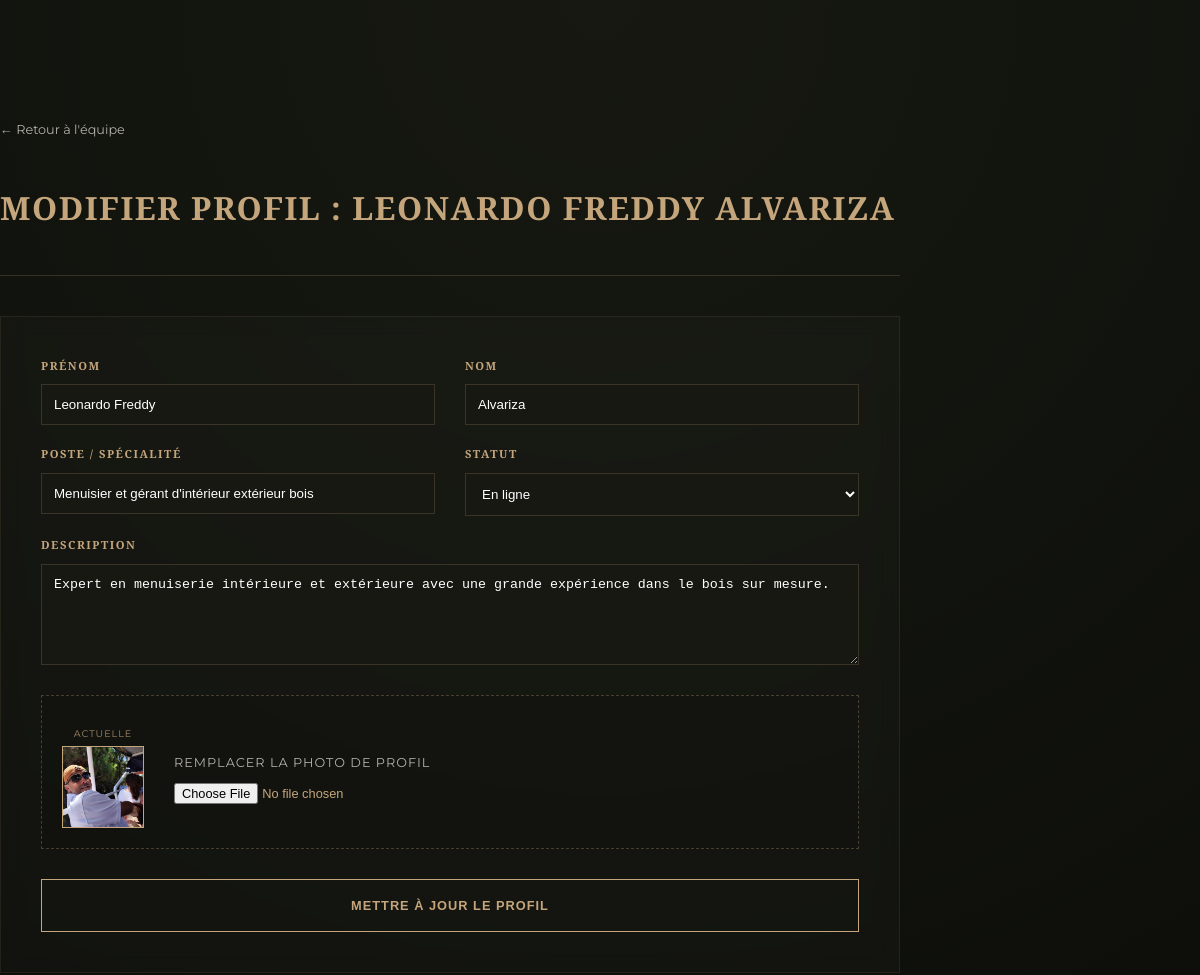
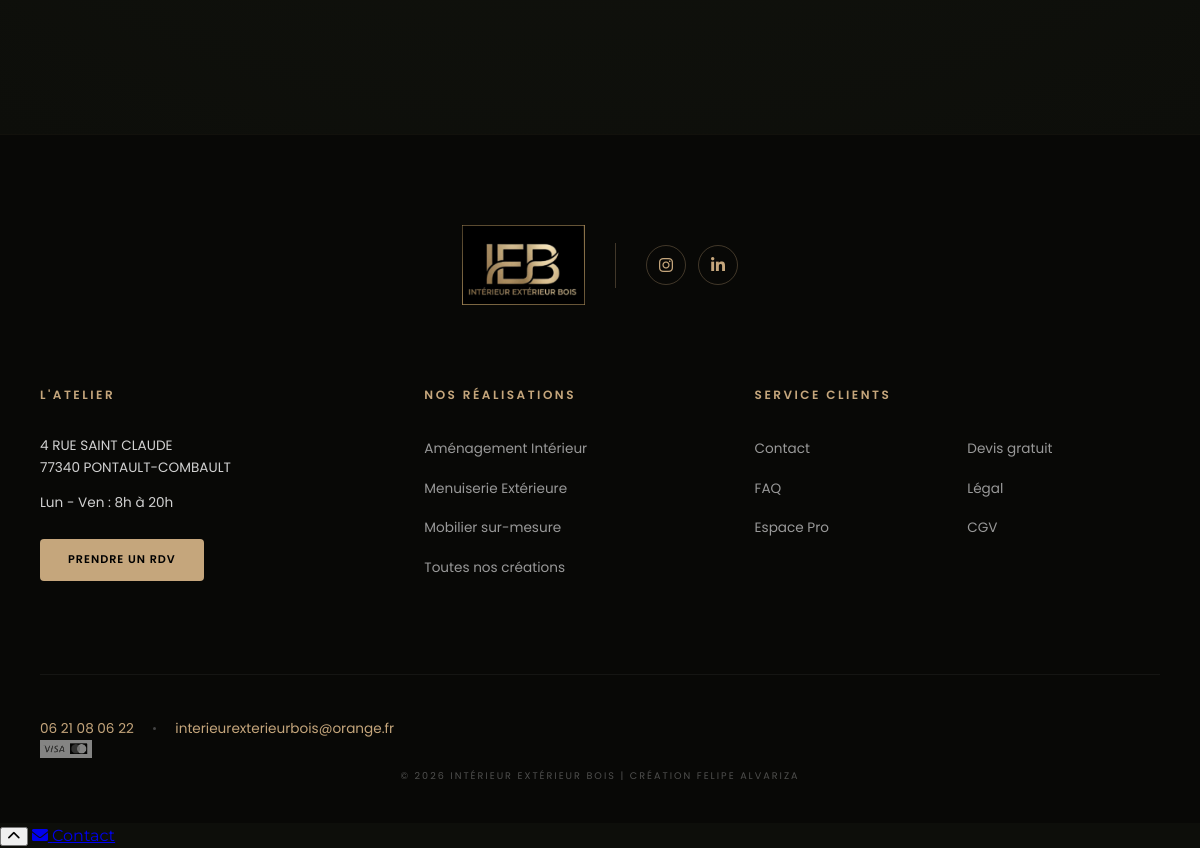
The app's page /admin/edit_membre.php?id=1 (signed in) with its own data (2 pictures, top to bottom).
### tables this page shows
CREATE TABLE IF NOT EXISTS `equipe` (
  `id` int(11) NOT NULL AUTO_INCREMENT,
  `nom` varchar(255) DEFAULT NULL,
  `prenom` varchar(255) DEFAULT NULL,
  `poste` varchar(100) DEFAULT NULL,
  `description` mediumtext DEFAULT NULL,
  `photo` varchar(255) DEFAULT NULL,
  `ordre` int(11) DEFAULT NULL,
  `slug` varchar(255) DEFAULT NULL,
  `statut` varchar(50) DEFAULT 'actif',
  `date_creation` datetime DEFAULT current_timestamp(),
  PRIMARY KEY (`id`)
);

### src/admin/edit_membre.php (the view, shortened to what this page needs)
<?php
require_once('../includes/db.php');
$id = isset($_GET['id']) ? intval($_GET['id']) : 0;
$stmt = $pdo->prepare("SELECT * FROM equipe WHERE id = ?");
$stmt->execute([$id]);
$m = $stmt->fetch();
?>
<link rel="stylesheet" href="../css/admin.css">
<main class="admin-main">
    <div class="container" style="max-width: 900px;">
        <header style="margin-bottom: 40px; border-bottom: 1px solid rgba(197, 166, 124, 0.2); padding-bottom: 20px;">
            <a href="equipe.php" class="btn-action" style="margin-bottom: 20px; display: inline-block; text-decoration:none;">← Retour à l'équipe</a>
            <h1 class="serif-gold">Modifier Profil : <?= htmlspecialchars($m['prenom'] . ' ' . $m['nom']) ?></h1>
        </header>
        <form method="POST" enctype="multipart/form-data" class="card-premium" style="background: rgba(255, 255, 255, 0.02); backdrop-filter: blur(10px); padding: 40px;">
            <div style="display: grid; grid-template-columns: 1fr 1fr; gap: 30px; margin-bottom: 20px;">
                <div>
                    <label class="serif-gold" style="font-size: 0.7rem; display: block; margin-bottom: 10px;">PRÉNOM</label>
                    <input type="text" name="prenom" value="<?= htmlspecialchars($m['prenom']) ?>" required
                           style="width:100%; background:#161811; border:1px solid rgba(197,166,124,0.2); padding:12px; color:white; box-sizing: border-box;">
                </div>
                <div>
                    <label class="serif-gold" style="font-size: 0.7rem; display: block; margin-bottom: 10px;">NOM</label>
                    <input type="text" name="nom" value="<?= htmlspecialchars($m['nom']) ?>" required
                           style="width:100%; background:#161811; border:1px solid rgba(197,166,124,0.2); padding:12px; color:white; box-sizing: border-box;">
                </div>
            </div>
            <div style="display: grid; grid-template-columns: 1fr 1fr; gap: 30px; margin-bottom: 20px;">
                <div>
                    <label class="serif-gold" style="font-size: 0.7rem; display: block; margin-bottom: 10px;">POSTE / SPÉCIALITÉ</label>
                    <input type="text" name="poste" value="<?= htmlspecialchars($m['poste']) ?>" required
                           style="width:100%; background:#161811; border:1px solid rgba(197,166,124,0.2); padding:12px; color:white; box-sizing: border-box;">
                </div>
                <div>
                    <label class="serif-gold" style="font-size: 0.7rem; display: block; margin-bottom: 10px;">STATUT</label>
                    <select name="statut" style="width:100%; background:#161811; border:1px solid rgba(197,166,124,0.2); padding:12px; color:white; box-sizing: border-box;">
                        <option value="actif" <?= $m['statut'] == 'actif' ? 'selected' : '' ?>>En ligne</option>
                    </select>
                </div>
            </div>
            <div style="margin-bottom: 30px;">
                <label class="serif-gold" style="font-size: 0.7rem; display: block; margin-bottom: 10px;">DESCRIPTION</label>
                <textarea name="description" rows="5"
                          style="width:100%; background:#161811; border:1px solid rgba(197,166,124,0.2); padding:12px; color:white; box-sizing: border-box; resize: vertical;"><?= htmlspecialchars($m['description']) ?></textarea>
            </div>
            <div style="display: flex; align-items: center; gap: 30px; padding: 20px; border: 1px dashed rgba(197, 166, 124, 0.3); margin-bottom: 30px; background: rgba(0,0,0,0.1);">
                <div style="text-align: center;">
                    <p style="font-size: 0.6rem; color: var(--gold-accent); margin-bottom: 5px; text-transform: uppercase;">Actuelle</p>
                    <img src="../<?= $m['photo'] ?>" style="width: 80px; height: 80px; object-fit: cover; border: 1px solid var(--gold-accent);">
                </div>
                <div style="flex-grow: 1;">
                    <p style="font-size: 0.8rem; margin-bottom: 10px; opacity: 0.7;">Remplacer la photo de profil</p>
                    <input type="file" name="photo" accept="image/*" style="font-size: 0.8rem; color: var(--gold-accent);">
                </div>
            </div>
            <button type="submit" class="btn-gold" style="width:100%; cursor:pointer; padding: 18px; font-weight: 700;">
                METTRE À JOUR LE PROFIL
            </button>
        </form>
    </div>
</main>
<?php include('../includes/footer.php'); ?>

### src/css/admin.css (style rules this page uses)
.admin-main { padding: 120px 0; background: radial-gradient(circle at top center, var(--bg-light) 0%, var(--dark-wood) 100%); min-height: 100vh; }
.serif-gold { font-family: 'Playfair Display', serif; color: var(--gold-accent); letter-spacing: 1.5px; font-weight: 600; text-transform: uppercase; }
.card-premium { background: rgba(255, 255, 255, 0.02); border: 1px solid rgba(197, 166, 124, 0.1); padding: 40px; position: relative; transition: var(--transition-luxe); overflow: hidden; backdrop-filter: blur(10px); }
.card-premium p { text-transform: uppercase; letter-spacing: 1px; font-size: 0.8rem; opacity: 0.8; }
.btn-gold { display: inline-block; padding: 12px 25px; background: transparent; border: 1px solid var(--gold-accent); color: var(--gold-accent); text-decoration: none; text-transform: uppercase; font-size: 0.8rem; letter-spacing: 1px; font-weight: 600; transition: var(--transition-luxe); }
.btn-action { color: var(--light-beige); text-decoration: none; font-size: 0.8rem; margin-right: 15px; opacity: 0.7; transition: 0.3s; }
select option { background-color: #1a1a1a; color: white; padding: 10px; }

### records on screen
equipe: prenom+nom "LEONARDO FREDDY ALVARIZA", prenom "Leonardo Freddy", nom "Alvariza", poste "Menuisier et gérant d'intérieur extérieur bois", statut "En ligne", description "Expert en menuiserie intérieure et extérieure avec une grande expérience dans le bois sur mesure.", photo (picture)
